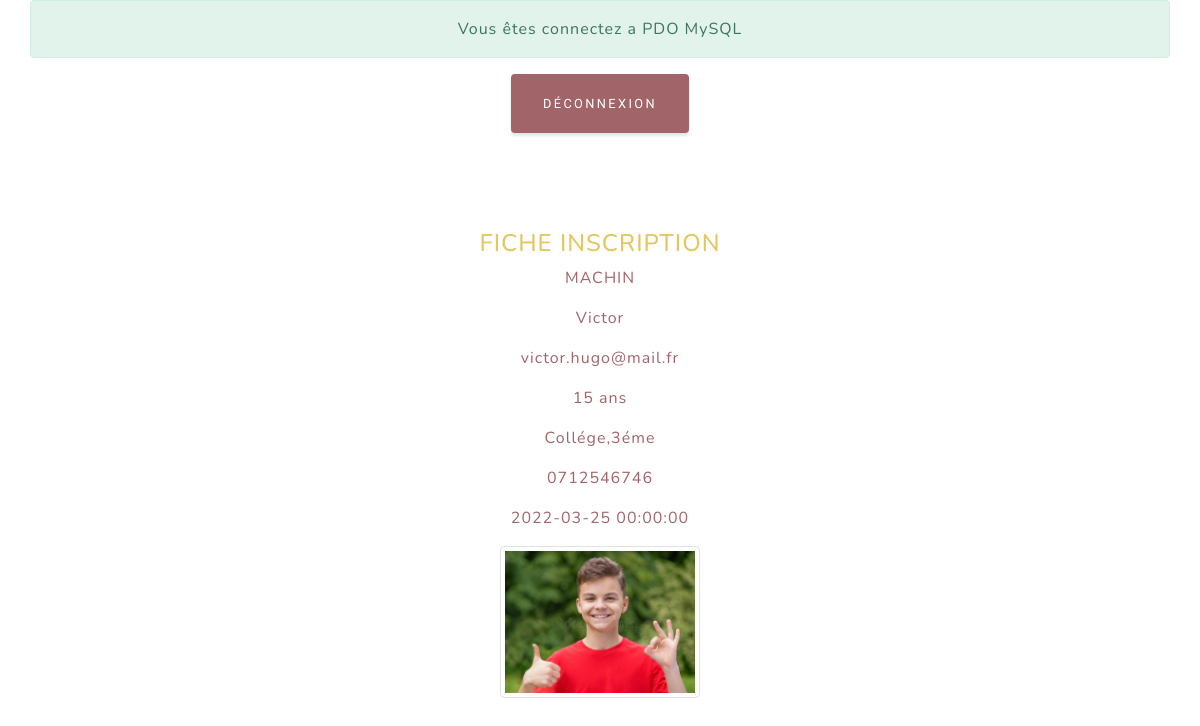
Page /details_jeune.php?id_jeune=2 (signed in) on the committed database.
### tables this page shows
CREATE TABLE IF NOT EXISTS `membres` (
  `id_jeune` int NOT NULL AUTO_INCREMENT,
  `nom_jeune` varchar(255) NOT NULL,
  `prenom_jeune` varchar(255) NOT NULL,
  `photo` varchar(255) NOT NULL,
  `date_inscription` datetime NOT NULL,
  `téléphone` varchar(255) NOT NULL,
  `email` varchar(255) NOT NULL,
  `age` varchar(255) NOT NULL,
  `étude` varchar(255) NOT NULL,
  PRIMARY KEY (`id_jeune`)
);

### details_jeune.php (the view, shortened to what this page needs)
<?php
if(isset($_SESSION["email"])){
?>
<!DOCTYPE html>
<html lang="en">
<head>
    <link href="css/styles.css" rel="stylesheet" />
</head>
<?php
    $user = "root";
    $pass = "";
    $hote = "localhost";
    $nomBaseDonnees = "mjc";
    try {
        $connexionDataBase = new PDO("mysql:host=".$hote.";dbname=".$nomBaseDonnees.";charset=UTF8", $user, $pass);
        $connexionDataBase->setAttribute(PDO::ATTR_ERRMODE, PDO::ERRMODE_EXCEPTION);
        echo "<p class='container alert alert-success text-center'>Vous êtes connectez a PDO MySQL</p>";
    }catch (PDOException $exception){
        echo "Erreur de connexion a MySQL " .$exception->getMessage();
        die();
    }
    if($connexionDataBase == true){
        $sql = "SELECT * FROM membres WHERE id_jeune = ?";
        $id_jeune = $_GET['id_jeune'];
        $requete = $connexionDataBase->prepare($sql);
        $requete->bindParam(1, $id_jeune);
        $requete->execute();
        $details = $requete->fetch();
    }
    ?>
    <form method="post">
            <div class= text-center>
            <button id="btn-deconnexion" class="btn btn-danger" name="btn-deconnexion">Déconnexion</button>
            </div>
    </form>
    <br>
    <br>
    <div class="container col-sm-12 col-lg-4 mt-5" >
            <h4 class="text-warning text-center">FICHE INSCRIPTION</h4>
            <p class="text-center text-danger"><?= $details['nom_jeune'] ?></p>
            <p class="text-center text-danger"><?= $details['prenom_jeune'] ?></p>
            <p class="text-center text-danger"><?= $details['email'] ?></p>
            <p class="text-center text-danger"><?= $details['age'] ?></p>
            <p class="text-center text-danger"><?= $details['étude'] ?></p>
            <p class="text-center text-danger"><?= $details['téléphone'] ?></p>
            <p class="text-center text-danger"><?= $details['date_inscription'] ?></p>
            <p class="text-center text-danger">
                <img src="<?= $details['photo'] ?>" class="img-thumbnail" alt="" title="" width="200"/>
            </p>
        <div class="row">
            <br>
            <br>
</div>
<?php
}else{
    header("location:index.php");
}
?>
    </body>
</html>

### rows in the picture
membres: nom_jeune "MACHIN", prenom_jeune "Victor", email "victor.hugo@mail.fr", age "15 ans", étude "Collége,3éme", téléphone "0712546746", date_inscription "2022-03-25 00:00:00", photo (picture)
